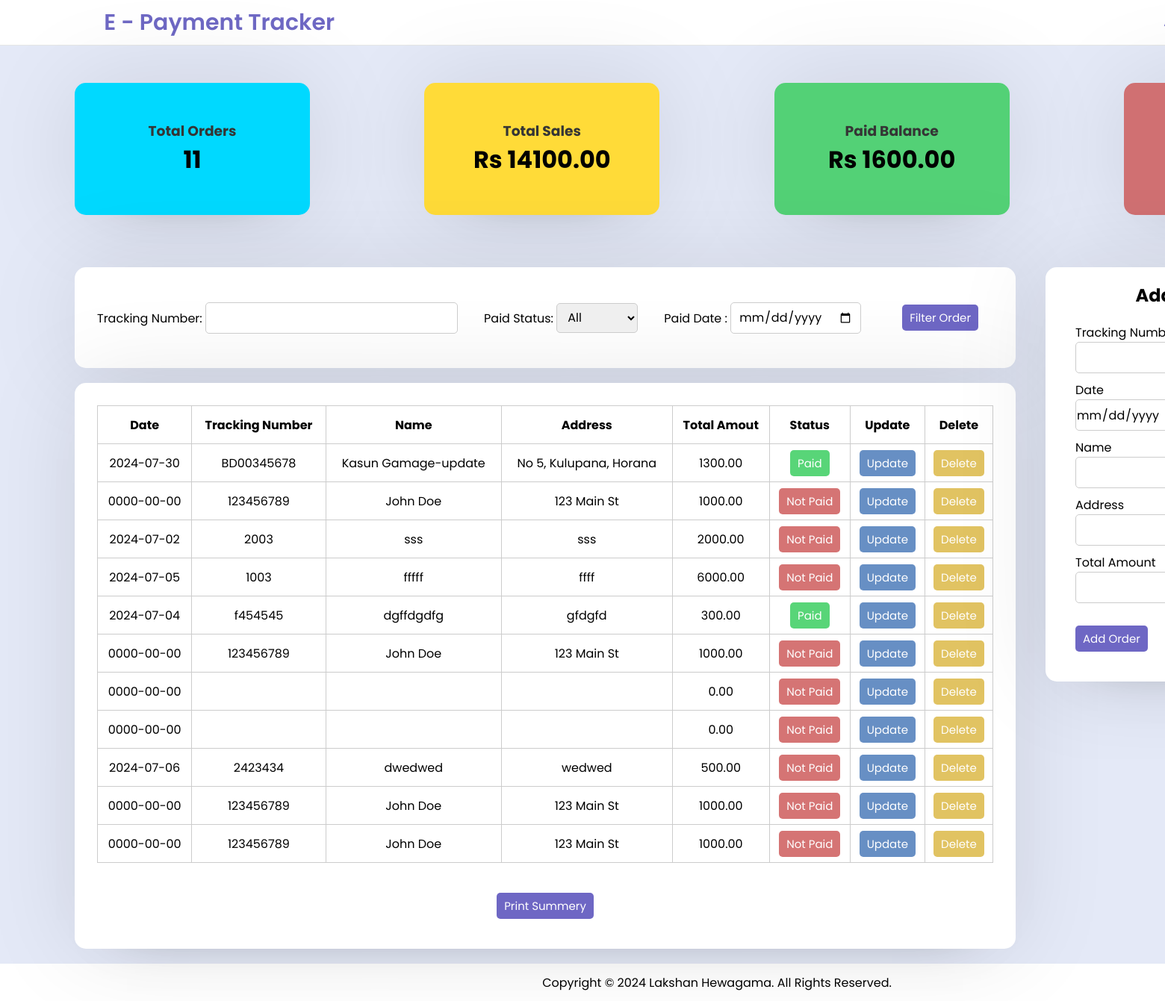
The page /dashboard.php (signed in) on the database its author committed.
### tables this page shows
CREATE TABLE `orders` (
  `id` int(11) NOT NULL,
  `user_id` int(11) DEFAULT NULL,
  `trackingNumber` varchar(255) NOT NULL,
  `date` date NOT NULL,
  `name` varchar(255) NOT NULL,
  `address` varchar(255) NOT NULL,
  `totalAmount` decimal(10,2) NOT NULL,
  `status` int(4) NOT NULL,
  `payment_date` datetime NOT NULL DEFAULT '0000-00-00 00:00:00' ON UPDATE current_timestamp()
);

### summery.php (called while the page is built, shortened)
<?php
include 'db.php';
$user_id = $_SESSION['user_id'];
$sql = "SELECT COUNT(*) AS total_orders, SUM(totalAmount) AS total_sales,
        SUM(CASE WHEN status='1' THEN totalAmount ELSE 0 END) AS paid_balance,
        SUM(CASE WHEN status='0' THEN totalAmount ELSE 0 END) AS unpaid_balance
        FROM orders WHERE user_id = $user_id";
$result = mysqli_query($conn, $sql);
if ($result) {
    $row = mysqli_fetch_assoc($result);
    $total_orders = $row['total_orders'];
    $total_sales = $row['total_sales'];
    $paid_balance = $row['paid_balance'];
} else {
    echo "Error: " . mysqli_error($conn);
}
?>

### filter.php (called while the page is built, shortened)
<?php
include 'db.php';
$user_id = $_SESSION['user_id'];
$sql = "SELECT * FROM orders WHERE user_id='$user_id'";
$result = mysqli_query($conn, $sql);
$user_orders = mysqli_fetch_all($result, MYSQLI_ASSOC);
?>

### dashboard.php (the view, shortened to what this page needs)
<?php
include 'filter.php';
include 'summery.php';
?>
<!DOCTYPE html>
<html lang="en">
<head>
    <link rel="stylesheet" href="styles-dash.css">
</head>
<body>
    <div class="wrapper">
        <div class="nav">
            <div class="logo">
                <p>E - Payment Tracker</p>
            </div>
            <div class="right-links">
                    <a href="about-us.php" class="text" >About Us</a>
                </div>
            </div>
        </div>
        <div class="summery">
            <div class="box-1">
                <h3>Total Orders </h3>
                <h1><?php echo $total_orders; ?></h1>
            </div>
            <div class="box-2">
                <h3>Total Sales</h3>
                <h1>Rs <?php echo $total_sales; ?></h1>
            </div>
            <div class="box-3">
                <h3>Paid Balance</h3>
                <h1>Rs <?php echo $paid_balance; ?></h1>
            </div>
            <div class="box-4">
            </div>
        </div>
        <div class="content">
            <div class="container-left">
                <form action="dashboard.php" method="GET">
                    <div class="filter-container">
                        <div >
                            <label>Tracking Number:</label>
                            <input type="text" name="trackingNumber" class="input-filter">
                        </div>
                        <div>
                            <label>Paid Status:</label>
                            <select name="status" class="input-filter">
                                <option value="">All</option>
                            </select>
                        </div>
                        <div>
                            <label>Paid Date : </label>
                            <input type="date" name="date" class="input-filter">
                        </div>
                        <div>
                            <button type="submit" class="btn-2">Filter Order</button>
                        </div>
                    </div>
                </form>
                <div class="table-container">
                        <table>
                            <tr>
                                <th>Date</th>
                                <th>Tracking Number</th>
                                <th>Name</th>
                                <th>Address</th>
                                <th>Total Amout</th>
                                <th>Status</th>
                                <th>Update</th>
                                <th>Delete</th>
                            </tr>
                            <?php foreach ($user_orders as $order): ?>
                                <tr>
                                    <td><?php echo $order['date']; ?></td>
                                    <td><?php echo $order['trackingNumber']; ?></td>
                                    <td><?php echo $order['name']; ?></td>
                                    <td><?php echo $order['address']; ?></td>
                                    <td><?php echo $order['totalAmount']; ?></td>
                                    <td>
                                        <?php
                                            if($order['status'] == 0) {
                                                echo '<a href="payment-status.php?id=' . $order['id'] .'&status=1"><button class="btn-not-paid">Not Paid</button></a>';
                                            } else {
                                                echo '<a href="payment-status.php?id=' . $order['id'] .'&status=0"><button class="btn-paid">Paid</button></a>';
                                            }
                                        ?>
                                    </td>
                                    <td>
                                        <button class="update-button" onclick="updateOrder()">Update</button>
                                    </td>
                                    <td>
                                        <form action="delete-order.php" method="POST">
                                            <button type="submit" class="btn-delete" onclick="return confirm('Are you sure you want to delete this order?')">Delete</button>
                                        </form>
                                    </td>
                                </tr>
                            <?php endforeach; ?>
                        </table>
                        <div class="btn-print">
                            <button onclick="printTable()" class="btn-1">Print Summery</button>
                        </div>
                </div>
            </div>
            <div class="container-right" >
                <div id="add-order-container" class="form-container">
                    <h2>Add new order</h2>
                    <div class="form">
                        <form action="create-order.php" method="POST">
                            <div class="input-box">
                                <label for="">Tracking Number</label>
                                <input type="text" name="trackingNumber"  required>
                            </div>
                            <div class="input-box">
                                <label for="">Date</label>
                                <input type="date" name="date"  required>
                            </div>
                            <div class="input-box">
                                <label for="">Name</label>
                                <input type="text" name="name"  required>
                            </div>
                            <div class="input-box">
                                <label for="">Address</label>
                                <input type="text" name="address"  required>
                            </div>
                            <div class="input-box">
                                <label for="">Total Amount</label>
                                <input type="text" name="totalAmount" required>
                            </div>
                            <div><button class="btn-1" >Add Order</button></div>
                        </form>
                    </div>
                </div>
            </div>
        </div>
<footer>
      <p>Copyright &#169; 2024 Lakshan Hewagama. All Rights Reserved.</p>
</footer>
</body>
</html>

### rows shown on the page
orders: date "2024-07-30", trackingNumber "BD00345678", name "Kasun Gamage-update", address "No 5, Kulupana, Horana", totalAmount "1300.00"
orders: date "0000-00-00", trackingNumber "123456789", name "John Doe", address "123 Main St", totalAmount "1000.00"
orders: date "2024-07-02", trackingNumber "2003", name "sss", address "sss", totalAmount "2000.00"
orders: date "2024-07-05", trackingNumber "1003", name "fffff", address "ffff", totalAmount "6000.00"
orders: date "2024-07-04", trackingNumber "f454545", name "dgffdgdfg", address "gfdgfd", totalAmount "300.00"
orders: date "0000-00-00", trackingNumber "123456789", name "John Doe", address "123 Main St", totalAmount "1000.00"
orders: date "0000-00-00", totalAmount "0.00"
orders: date "0000-00-00", totalAmount "0.00"
orders: date "2024-07-06", trackingNumber "2423434", name "dwedwed", address "wedwed", totalAmount "500.00"
orders: date "0000-00-00", trackingNumber "123456789", name "John Doe", address "123 Main St", totalAmount "1000.00"
orders: date "0000-00-00", trackingNumber "123456789", name "John Doe", address "123 Main St", totalAmount "1000.00"

### other values the page prints
$total_orders "11"
$total_sales "14100.00"
$paid_balance "1600.00"
